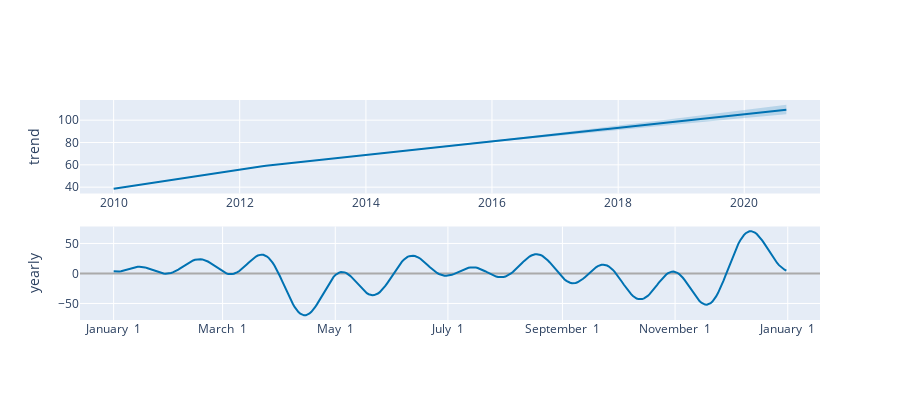

This figure's notebook cell:
### Code cell
plot_components_plotly(m, forecast)

### Figure 1 — Plotly figure (JSON) as saved in the notebook; plotly's stock layout.template omitted (floating-point values rounded to 4 significant figures; data arrays with more than 128 entries replaced by an {"elided": "..."} marker saying what was removed)
{"data": [{"line": {"color": "#0072B2", "width": 2}, "mode": "lines", "name": "trend", "type": "scatter", "x": {"elided": "129 str values"}, "xaxis": "x", "y": {"elided": "129 float values"}, "yaxis": "y"}, {"line": {"color": "rgba(0, 114, 178, 0.2)", "width": 0}, "mode": "lines", "name": "trend_upper", "type": "scatter", "x": {"elided": "129 str values"}, "xaxis": "x", "y": {"elided": "129 float values"}, "yaxis": "y"}, {"fill": "tonexty", "fillcolor": "rgba(0, 114, 178, 0.2)", "line": {"color": "rgba(0, 114, 178, 0.2)", "width": 0}, "mode": "lines", "name": "trend_lower", "type": "scatter", "x": {"elided": "129 str values"}, "xaxis": "x", "y": {"elided": "129 float values"}, "yaxis": "y"}, {"line": {"color": "#0072B2", "width": 2}, "mode": "lines", "name": "yearly", "type": "scatter", "x": {"elided": "365 str values"}, "xaxis": "x2", "y": {"elided": "365 float values"}, "yaxis": "y2"}], "layout": {"height": 400, "showlegend": false, "width": 900, "xaxis": {"anchor": "y", "domain": [0, 1], "range": ["2009-06-20T04:48:00", "2021-03-14T19:12:00"], "type": "date"}, "xaxis2": {"anchor": "y2", "domain": [0, 1], "range": ["2016-12-13T18:54:02.958904115", "2018-01-18T11:04:57.863013581"], "tickformat": "%B %e", "type": "date"}, "yaxis": {"anchor": "x", "domain": [0.575, 1], "rangemode": "normal", "title": {"text": "trend"}, "zerolinecolor": "#AAA"}, "yaxis2": {"anchor": "x2", "domain": [0, 0.425], "title": {"text": "yearly"}, "zerolinecolor": "#AAA"}}}
